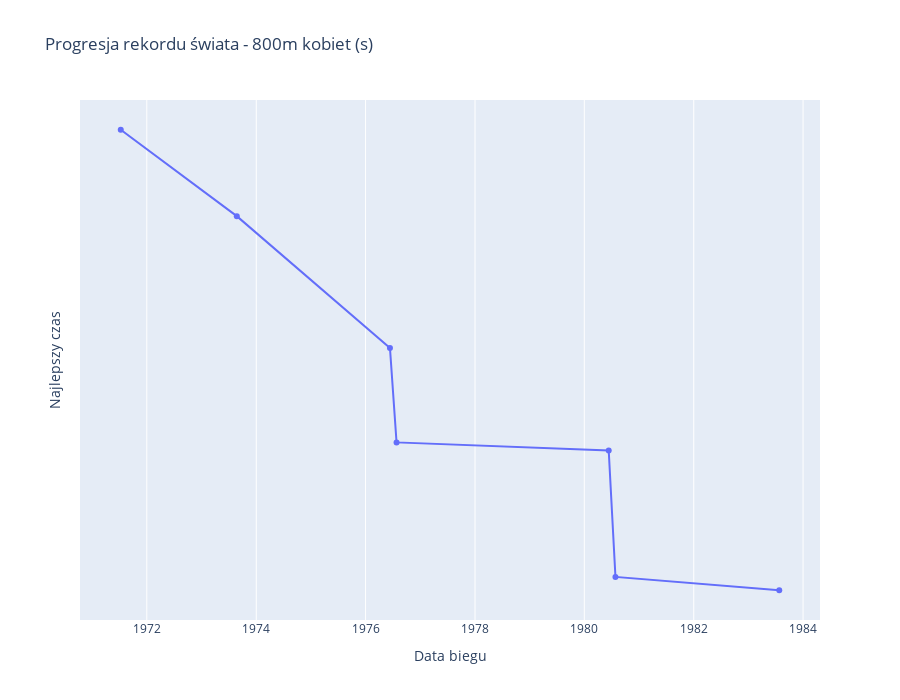

Write notebook code for a chart like this one.
### Code cell
def convert_time_to_seconds(time_string):
    time_parts = time_string.split(':')
    minutes = int(time_parts[0])
    seconds = float(time_parts[1])
    total_seconds = minutes * 60 + seconds
    return total_seconds

# Funkcja do usunięcia litery na końcu wartości
def remove_last_character(value):
    pattern = r'[^0-9.:]'  # Wzorzec do dopasowania nieliczbowych, nieliterowych i niekropkowych znaków
    return re.sub(pattern, '', value)

# Wczytanie danych z pliku CSV
data = pd.read_csv('women_800m.csv')

# Konwersja kolumny 'Event Date' na typ daty
data['Event Date'] = pd.to_datetime(data['Event Date'], format='%d.%m.%Y')

# Usunięcie litery na końcu wartości w kolumnie 'Time'
data['Time'] = data['Time'].apply(remove_last_character)

# Konwersja kolumny 'Time' na wartość liczbową w sekundach
data['Time'] = data['Time'].apply(convert_time_to_seconds)

# Sortowanie wyników względem daty i czasu
data = data.sort_values(by=['Event Date', 'Time'])

# Inicjalizacja pustej listy do przechowywania najlepszych wyników
best_results = []

# Ustalenie daty początkowej
start_date = pd.to_datetime('1968-10-18', format='%Y-%m-%d')  # Zmiana daty początkowej

# Przeszukiwanie posortowanych danych w celu znalezienia progresji rekordu świata
current_best_time = float('inf')
for _, row in data.iterrows():
    if row['Event Date'] >= start_date:
        if row['Time'] < current_best_time:
            best_results.append(row)
            current_best_time = row['Time']

# Konwersja listy wyników do DataFrame
best_results = pd.DataFrame(best_results)

# Tworzenie wykresu punktowego
fig = px.scatter(best_results, x='Event Date', y='Time', title='Progresja rekordu świata - 800m kobiet')
fig.update_traces(mode='markers+lines')  # Dodanie linii łączących punkty

# Aktualizacja parametrów osi y
fig.update_layout(
    yaxis=dict(
        title='Najlepszy czas',
        tickvals=[101, 102, 103, 104, 105, 106],  # Wartości osi Y w sekundach
        ticktext=['1:52.0', '1:53.0', '1:54.0', '1:55.0', '1:56.0', '1:57.0'],  # Etykiety osi Y
        tickformat='.0f'  # Formatowanie etykiet jako tekst
    ),
    title='Progresja rekordu świata - 800m kobiet (s)',
    xaxis_title='Data biegu',
    height=700
)

# Zapisywanie wykresu do pliku HTML
fig.write_html("WR_progression.html")

fig.show()

### Figure 1 — Plotly figure (JSON) as saved in the notebook; plotly's stock layout.template omitted (floating-point values rounded to 4 significant figures)
{"data": [{"hovertemplate": "Event Date=%{x}<br>Time=%{y}<extra></extra>", "legendgroup": "", "marker": {"color": "#636efa", "symbol": "circle"}, "mode": "markers+lines", "name": "", "orientation": "v", "showlegend": false, "type": "scatter", "x": ["1971-07-11T00:00:00", "1973-08-24T00:00:00", "1976-06-12T00:00:00", "1976-07-26T00:00:00", "1980-06-12T00:00:00", "1980-07-27T00:00:00", "1983-07-26T00:00:00"], "xaxis": "x", "y": [118.5, 117.5, 116, 114.9, 114.8, 113.4, 113.3], "yaxis": "y"}], "layout": {"height": 700, "legend": {"tracegroupgap": 0}, "title": {"text": "Progresja rekordu świata - 800m kobiet (s)"}, "xaxis": {"anchor": "y", "domain": [0, 1], "title": {"text": "Data biegu"}}, "yaxis": {"anchor": "x", "domain": [0, 1], "tickformat": ".0f", "ticktext": ["1:52.0", "1:53.0", "1:54.0", "1:55.0", "1:56.0", "1:57.0"], "tickvals": [101, 102, 103, 104, 105, 106], "title": {"text": "Najlepszy czas"}}}}
